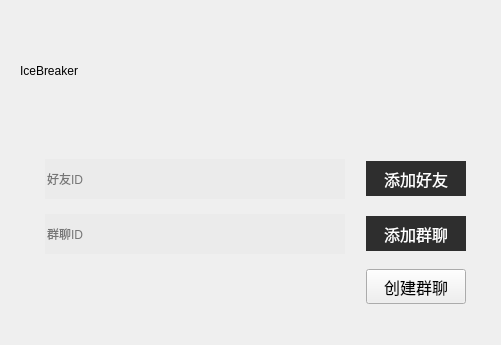
<?xml version="1.0" encoding="UTF-8"?>
<ui version="4.0">
 <class>add_friend</class>
 <widget class="QWidget" name="add_friend">
  <property name="geometry">
   <rect>
    <x>0</x>
    <y>0</y>
    <width>501</width>
    <height>345</height>
   </rect>
  </property>
  <property name="windowTitle">
   <string>AddFriend</string>
  </property>
  <property name="styleSheet">
   <string notr="true">QLineEdit{
	border:none;
	background:rgb(235,235,235);
}</string>
  </property>
  <widget class="QWidget" name="widget" native="true">
   <property name="geometry">
    <rect>
     <x>0</x>
     <y>0</y>
     <width>501</width>
     <height>131</height>
    </rect>
   </property>
   <property name="sizePolicy">
    <sizepolicy hsizetype="Fixed" vsizetype="Fixed">
     <horstretch>0</horstretch>
     <verstretch>0</verstretch>
    </sizepolicy>
   </property>
   <property name="styleSheet">
    <string notr="true">#widget{background-image: url(:/new/prefix1/img/title1.png);}
</string>
   </property>
   <widget class="QLabel" name="label">
    <property name="geometry">
     <rect>
      <x>20</x>
      <y>20</y>
      <width>281</width>
      <height>101</height>
     </rect>
    </property>
    <property name="styleSheet">
     <string notr="true">
font: 36pt &quot;Kunstler Script&quot;;
</string>
    </property>
    <property name="text">
     <string>IceBreaker</string>
    </property>
   </widget>
  </widget>
  <widget class="QWidget" name="gridLayoutWidget">
   <property name="geometry">
    <rect>
     <x>30</x>
     <y>150</y>
     <width>451</width>
     <height>164</height>
    </rect>
   </property>
   <layout class="QGridLayout" name="gridLayout">
    <item row="0" column="1">
     <widget class="QPushButton" name="pushButtonGetNewFriend">
      <property name="sizePolicy">
       <sizepolicy hsizetype="Fixed" vsizetype="Fixed">
        <horstretch>0</horstretch>
        <verstretch>0</verstretch>
       </sizepolicy>
      </property>
      <property name="minimumSize">
       <size>
        <width>100</width>
        <height>35</height>
       </size>
      </property>
      <property name="maximumSize">
       <size>
        <width>90</width>
        <height>35</height>
       </size>
      </property>
      <property name="font">
       <font>
        <family>微软雅黑</family>
        <pointsize>12</pointsize>
       </font>
      </property>
      <property name="styleSheet">
       <string notr="true">background-color: rgb(46,46,46);
color: rgb(255, 255, 255);
border:none;</string>
      </property>
      <property name="text">
       <string>添加好友</string>
      </property>
     </widget>
    </item>
    <item row="0" column="0">
     <widget class="QLineEdit" name="lineEditFriendId">
      <property name="sizePolicy">
       <sizepolicy hsizetype="Fixed" vsizetype="Maximum">
        <horstretch>0</horstretch>
        <verstretch>0</verstretch>
       </sizepolicy>
      </property>
      <property name="minimumSize">
       <size>
        <width>300</width>
        <height>40</height>
       </size>
      </property>
      <property name="styleSheet">
       <string notr="true">border-bottom-color:rgb(245,245,245)</string>
      </property>
      <property name="placeholderText">
       <string>好友ID</string>
      </property>
     </widget>
    </item>
    <item row="1" column="1">
     <widget class="QPushButton" name="pushButtonIntoGroup">
      <property name="sizePolicy">
       <sizepolicy hsizetype="Fixed" vsizetype="Fixed">
        <horstretch>0</horstretch>
        <verstretch>0</verstretch>
       </sizepolicy>
      </property>
      <property name="minimumSize">
       <size>
        <width>100</width>
        <height>35</height>
       </size>
      </property>
      <property name="maximumSize">
       <size>
        <width>90</width>
        <height>35</height>
       </size>
      </property>
      <property name="font">
       <font>
        <family>微软雅黑</family>
        <pointsize>12</pointsize>
       </font>
      </property>
      <property name="styleSheet">
       <string notr="true">background-color: rgb(46,46,46);
color: rgb(255, 255, 255);
border:none;</string>
      </property>
      <property name="text">
       <string>添加群聊</string>
      </property>
     </widget>
    </item>
    <item row="1" column="0">
     <widget class="QLineEdit" name="lineEditGroupId">
      <property name="sizePolicy">
       <sizepolicy hsizetype="Fixed" vsizetype="Fixed">
        <horstretch>0</horstretch>
        <verstretch>0</verstretch>
       </sizepolicy>
      </property>
      <property name="minimumSize">
       <size>
        <width>300</width>
        <height>40</height>
       </size>
      </property>
      <property name="styleSheet">
       <string notr="true">border-bottom-color:rgb(245,245,245)</string>
      </property>
      <property name="inputMethodHints">
       <set>Qt::ImhHiddenText|Qt::ImhNoAutoUppercase|Qt::ImhNoPredictiveText|Qt::ImhSensitiveData</set>
      </property>
      <property name="text">
       <string/>
      </property>
      <property name="echoMode">
       <enum>QLineEdit::Password</enum>
      </property>
      <property name="placeholderText">
       <string>群聊ID</string>
      </property>
     </widget>
    </item>
    <item row="2" column="1">
     <widget class="QPushButton" name="pushButtonCreateGroup">
      <property name="sizePolicy">
       <sizepolicy hsizetype="Fixed" vsizetype="Fixed">
        <horstretch>0</horstretch>
        <verstretch>0</verstretch>
       </sizepolicy>
      </property>
      <property name="minimumSize">
       <size>
        <width>100</width>
        <height>35</height>
       </size>
      </property>
      <property name="maximumSize">
       <size>
        <width>90</width>
        <height>35</height>
       </size>
      </property>
      <property name="font">
       <font>
        <family>微软雅黑</family>
        <pointsize>12</pointsize>
       </font>
      </property>
      <property name="styleSheet">
       <string notr="true">background-color: rgb(46,46，46);
color: rgb(0, 0, 0);
</string>
      </property>
      <property name="text">
       <string>创建群聊</string>
      </property>
     </widget>
    </item>
   </layout>
  </widget>
  <widget class="QLabel" name="label_2">
   <property name="geometry">
    <rect>
     <x>10</x>
     <y>280</y>
     <width>61</width>
     <height>61</height>
    </rect>
   </property>
   <property name="styleSheet">
    <string notr="true">background-image: url(:/new/prefix1/img/ring.svg);</string>
   </property>
   <property name="text">
    <string/>
   </property>
  </widget>
 </widget>
 <resources/>
 <connections/>
</ui>
